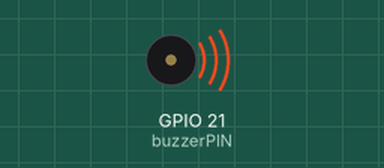
Recording of a program running on a simulated Raspberry Pi (BCM pin numbers). Parts: buzzer (waves = sounding, pin HIGH).

Above: at 0.2 s.
Timing chart, 0 to 3.0 s (numbered marks = the images above):
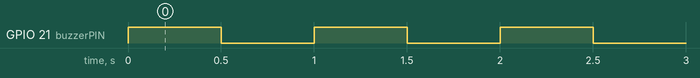

The program:

l26_active_buzzer.py
```python
import RPi.GPIO as GPIO
import time
buzzerPIN = 21
GPIO.setmode(GPIO.BCM)
GPIO.setup(buzzerPIN , GPIO.OUT)
try:
    while True:
        GPIO.output(buzzerPIN , 1)
        time.sleep(0.5)
        GPIO.output(buzzerPIN , 0)
        time.sleep(0.5)
except KeyboardInterrupt:
    GPIO.cleanup()
    print("GPIO  is free")
```

Measured:
- by itself, GPIO 21 (buzzerPIN): alternates HIGH for 0.50 s and LOW for 0.50 s
